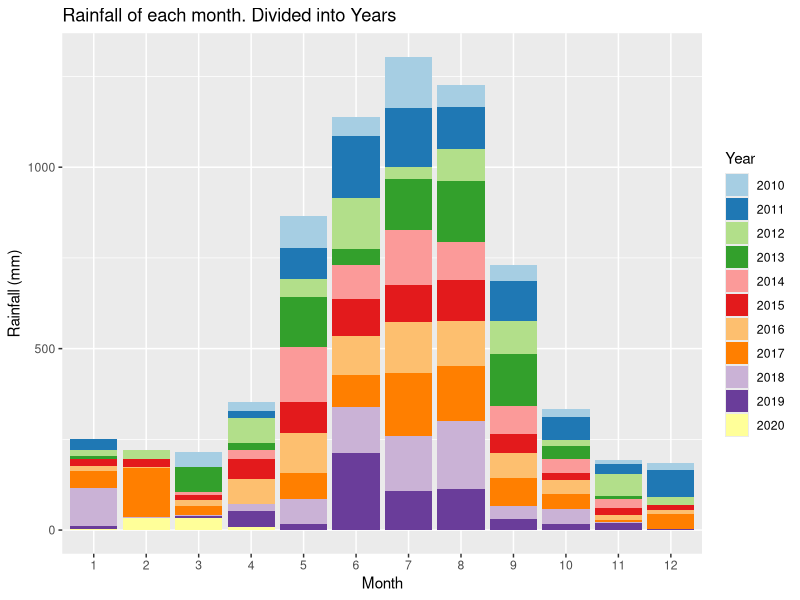
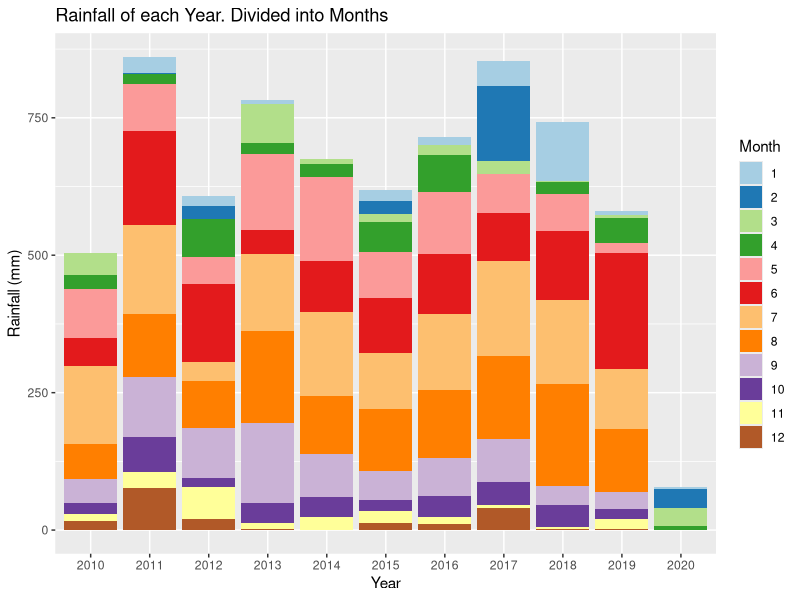
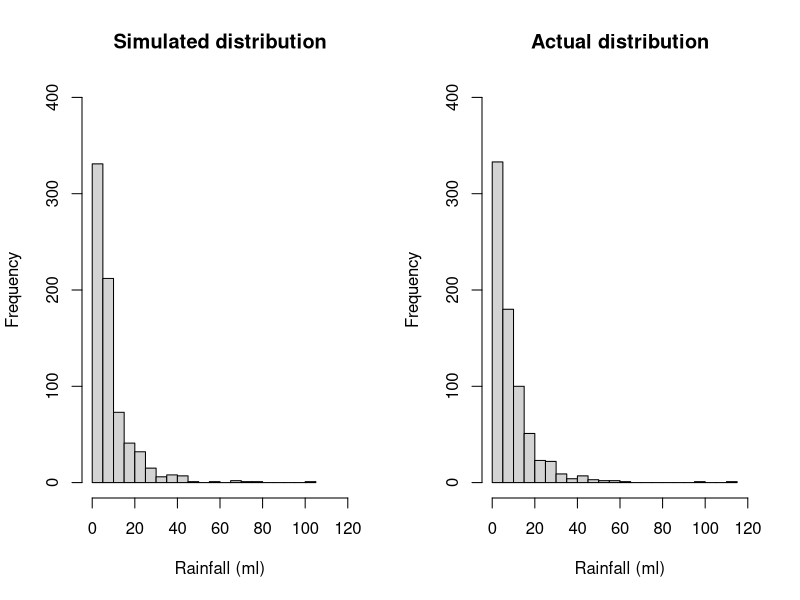
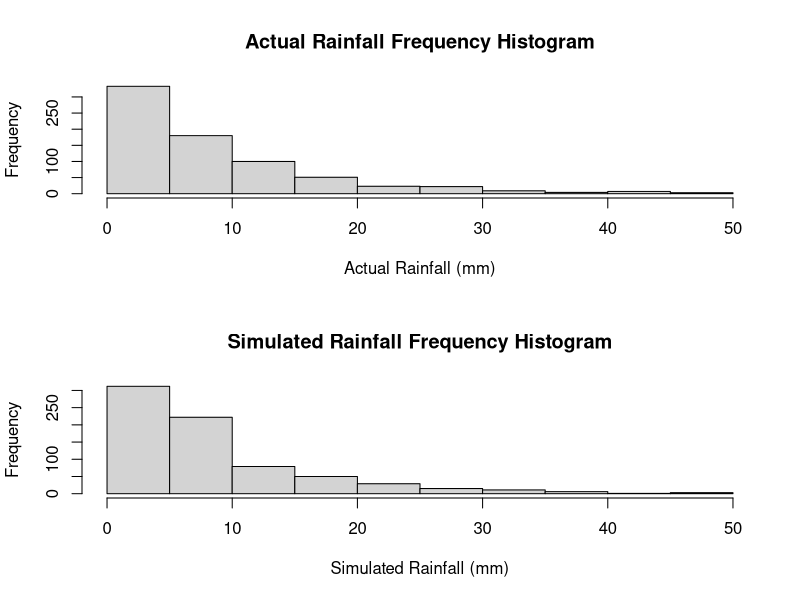
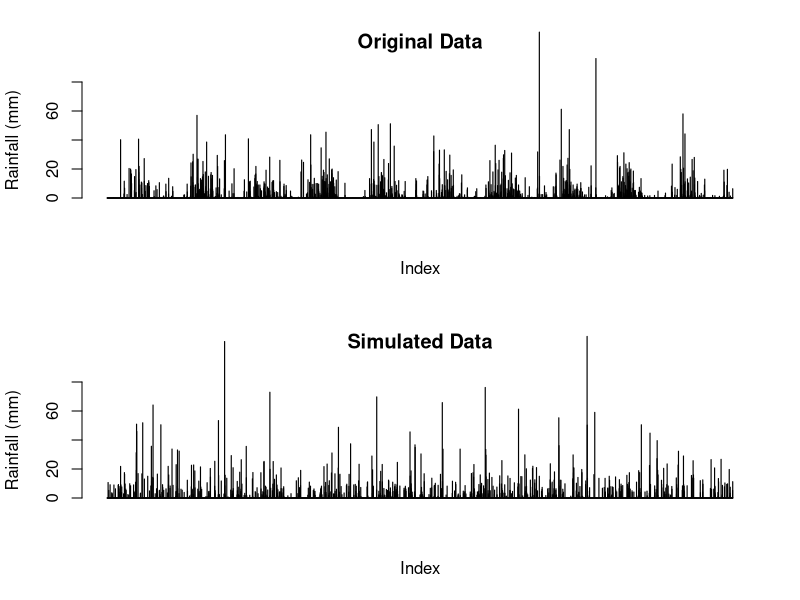
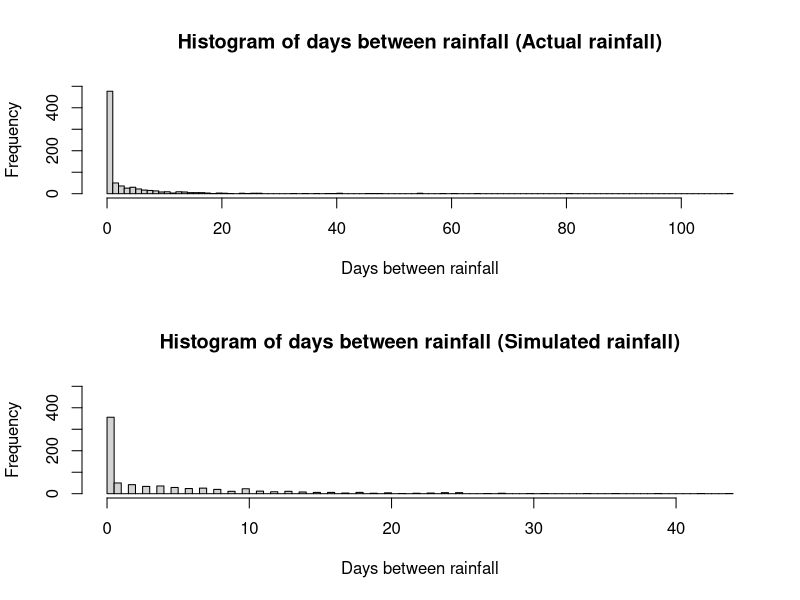
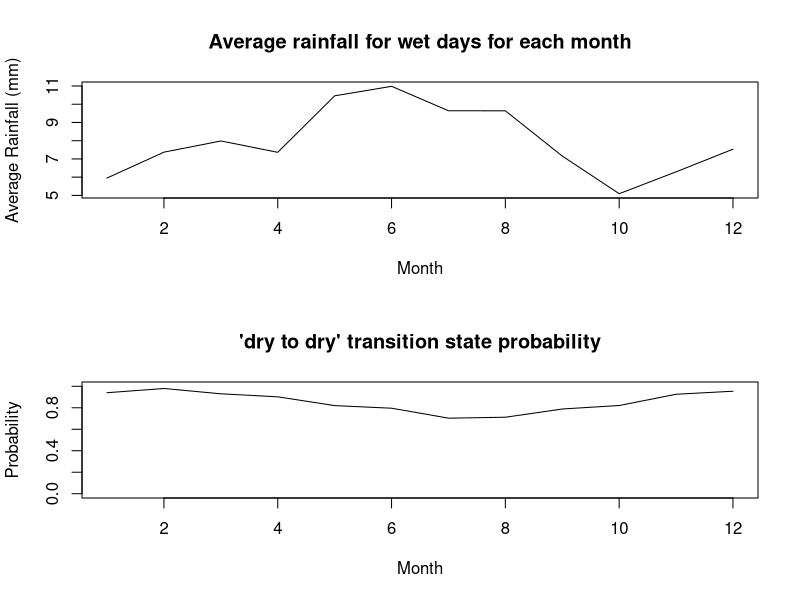
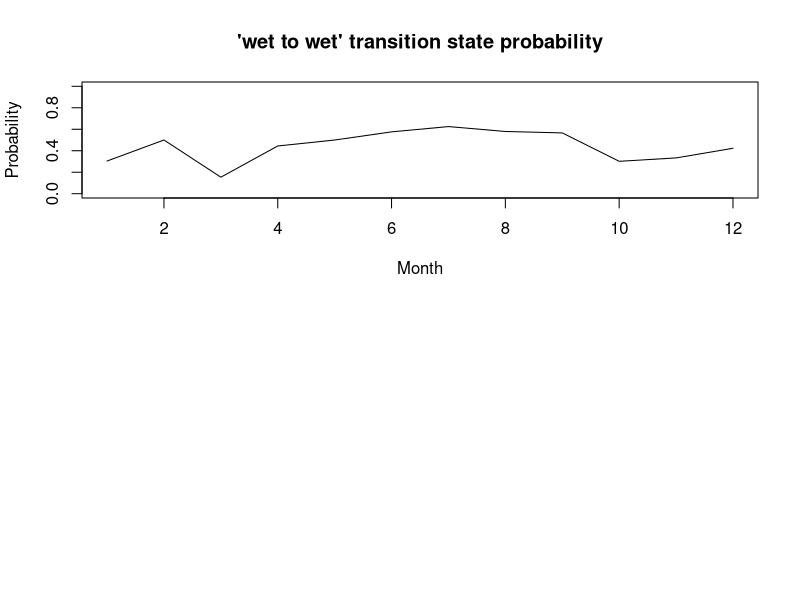

The R script that drew these images, in order: (Note: this script raises an error after producing the figures.)
## ---- chunk 1
knitr::opts_chunk$set(echo = TRUE)
## ---- chunk 2
# Reading in the data from the csv file
data <-  read.csv("IDCJAC0009_009225_1800_Data.csv")
weather_data <- data
weather_data <- weather_data[which(is.na(weather_data$Rainfall.amount..millimetres.) == FALSE),] # excluding rows with no rainfall record made 
## ---- chunk 3
weather_data$date <- do.call(paste, c(weather_data[c("Day", "Month", "Year")], sep = "-")) # creating a column that contains the date for easy indentification
## ---- chunk 4
# function to categorise day as either 'wet' or 'dry' for the Markov Chain functions
state <- function(x){
  stateList <- c()
  for(ii in 1:length(x)){
    if(x[ii] < 1){
      stateList <- c(stateList, "dry")
    }
    if(x[ii] >= 1){
      stateList <- c(stateList, "wet")
    }
  }
  return(stateList)
}
weather_data$state <- state(weather_data$Rainfall.amount..millimetres.)
## ---- chunk 5
head(weather_data[,c('Rainfall.amount..millimetres.','state')], 10)
## ---- chunk 6
# function establishing Markov Chain transition state. Establishing the relationship between the rainfall of a given day and the day before it.
transitionState <- function(x){
  transitionStateList <- c('') #can't find transition state of first observation
  for(i in 2:length(x)){
    if(x[i] == "dry"){
      if (x[i-1] == "dry"){
        transitionStateList <- c(transitionStateList, "DryToDry")
      }
      else {
        transitionStateList <- c(transitionStateList, "WetToDry")
      }
    }
    if(x[i] == "wet"){
      if (x[i-1] == "dry"){
        transitionStateList <- c(transitionStateList, "DryToWet")
      }
      else {
        transitionStateList <- c(transitionStateList, "WetToWet")
      }
    }
  }
  return(transitionStateList)
}
weather_data$transitionState <- transitionState(weather_data$state)
## ---- chunk 7
head(weather_data[,c('Rainfall.amount..millimetres.','state', 'transitionState')], 10)
## ---- chunk 8
train_data <- subset(weather_data, Year >= 2010) # only look at the most recent, relevant data.
library(ggplot2)
library(RColorBrewer)

# explorative plots investigating the distribution of rainfall across months and years

# Plotting the rainfall data (grouped by years and months)
# Distribution of rainfall by month (segmented by year)
ggplot(train_data, aes(x = factor(Month), y = Rainfall.amount..millimetres., fill = factor(Year))) + 
  geom_bar(stat = "identity") + 
  scale_fill_brewer(palette = "Paired") + 
  xlab("Month")+
  ylab("Rainfall (mm)")+
  labs(fill = "Year")+
  ggtitle("Rainfall of each month. Divided into Years")
# There does appear to be a rough distribution of rainfall by month. Most years May, June, July, August, and September (month 5-9) have the most rain. There are outliers

ggplot(train_data, aes(x = factor(Year), y = Rainfall.amount..millimetres., fill = factor(Month))) + 
  geom_bar(stat = "identity") + 
  scale_fill_brewer(palette = "Paired") + 
  xlab("Year")+
  ylab("Rainfall (mm)")+
  labs(fill = "Month")+
  ggtitle("Rainfall of each Year. Divided into Months")
# There does not appear to be any obvious pattern in the rainfall across the 10 years (note. 2020 only contains 4 months of data, hence the low rainfall). The average looks to be around 650-700 mm. 
## ---- chunk 9
table(train_data$Month, train_data$Year) # only four months of data in 2020
## ---- chunk 10
#Calculating transition state probabilities, in general (no respect to month or season)
weatherTable <- table(train_data$transitionState)
weatherTable

probWetToWet = weatherTable['WetToWet'] / (weatherTable['WetToWet'] + weatherTable['WetToDry'])
probWetToWet

probDryToDry = weatherTable['DryToDry'] / (weatherTable['DryToDry'] + weatherTable['DryToWet'])
probDryToDry
## ---- chunk 11
#Basic generator (No seasonal variation)

#calculated above
generateRainfallBasic <- function(genLength){
  currentState = "dry" # Years start with very little rain, so more likely to start dry
  rainAmountList <- c()
  for (i3 in 1:genLength){
    if (currentState == "dry"){
      if (runif(1) < probDryToDry){
        currentState = "dry"
      }
      else{
        currentState = "wet"
      }
    }
    else if (currentState == "wet"){
      if (runif(1) < probWetToWet){
        currentState = "wet"
      }
      else{
        currentState = "dry"
      }
    }
    #generating amount of rainfall if state is wet, else 0
    if (currentState == "wet"){
      rainAmount <- 5.66*exp(rnorm(1))
      rainAmountList <- c(rainAmountList, rainAmount)
    }
    else{
      rainAmountList <- c(rainAmountList, 0)
    }
  }
  return(rainAmountList)
}
## ---- chunk 12
#comparing log-normal against actual data, veeerryyyy close fit, will use log-normal for rainfall sim
par(mfrow=c(1,2))
p1 <- 5.66*exp(rnorm(732))
hist(p1, breaks = 30, xlim = c(0,120), ylim = c(0,400), main = "Simulated distribution", xlab = "Rainfall (ml)")

p2 <- train_data$Rainfall.amount..millimetres.[train_data$Rainfall.amount..millimetres.>1]
hist(p2, breaks = 30, xlim = c(0,120), ylim = c(0,400), main = "Actual distribution", xlab = "Rainfall (ml)")

mean(p1)
mean(p2)
## ---- chunk 13
#Basic generator tests
testRainfall = generateRainfallBasic(3761)

par(mfrow=c(2,1))
hist(train_data$Rainfall.amount..millimetres.[train_data$Rainfall.amount..millimetres.>1 & train_data$Rainfall.amount..millimetres.<50], xlab = "Actual Rainfall (mm)", main = "Actual Rainfall Frequency Histogram")
hist(testRainfall[testRainfall > 1 & testRainfall <50], xlab = "Simulated Rainfall (mm)", main = "Simulated Rainfall Frequency Histogram")

par(mfrow=c(2,1))
barplot(train_data$Rainfall.amount..millimetres., ylim = c(0,80), main = "Original Data", ylab = "Rainfall (mm)", xlab = "Index")
barplot(testRainfall, ylim = c(0,80), main = "Simulated Data", ylab = "Rainfall (mm)", xlab = "Index")
## ---- chunk 14
daysBetweenRain <- function(input){
  returnList <- c()
  currentLength <- 0
  for (i in input){
    if (i<1){
      currentLength <- currentLength + 1
    }
    else{
      returnList <- c(returnList, currentLength)
      currentLength <- 0
    }
  }
  return(returnList)
  }
## ---- chunk 15
hist(daysBetweenRain(train_data$Rainfall.amount..millimetres.)[train_data$Rainfall.amount..millimetres.>-1], main = "Histogram of days between rainfall (Actual rainfall)", breaks = 100, xlab = "Days between rainfall", ylim = c(0,500))
hist(daysBetweenRain(testRainfall)[daysBetweenRain(testRainfall)>-1], main = "Histogram of days between rainfall (Simulated rainfall)", breaks = 100, xlab = "Days between rainfall", ylim = c(0,500))
## ---- chunk 16
#Calculates the transition probabilities for each month
probTransStatesMonth <- function(input_data){
  transitonStatesMonthsFrame <- data.frame(list(rep(0, 12), list(rep(0, 12), list(rep(0,    12), list(rep(0, 12)))))) #Initialises 12x4 frame filled with zeroes (4 columns for each transition state, 12 rows for each month)
  names(transitonStatesMonthsFrame) <- c('DryToDry', 'DryToWet', 'WetToDry', 'WetToWet')

  #Makes the dataframe with the count of each transition state with each month
  for (i4 in 1:dim(input_data)[1]){
    tempTransitionState <- input_data[i4, 'transitionState']
    tempMonth <- input_data[i4, 'Month'] 
    transitonStatesMonthsFrame[tempMonth, tempTransitionState] <- transitonStatesMonthsFrame[tempMonth, tempTransitionState]+1 # increase count of tempTransitionState for month tempMonth by 1
  }

  #Calculates the transition state probabilities for each month in the data frame
  probTransitonStatesMonthsFrame <- transitonStatesMonthsFrame
  for (i in 1:dim(transitonStatesMonthsFrame)[1]){
  
    probTransitonStatesMonthsFrame[i, 'DryToDry'] <- transitonStatesMonthsFrame[i, 'DryToDry'] / (transitonStatesMonthsFrame[i, 'DryToDry'] + transitonStatesMonthsFrame[i, 'DryToWet'])
  
    probTransitonStatesMonthsFrame[i, 'DryToWet'] <- transitonStatesMonthsFrame[i, 'DryToWet'] / (transitonStatesMonthsFrame[i, 'DryToDry'] + transitonStatesMonthsFrame[i, 'DryToWet'])
    
    probTransitonStatesMonthsFrame[i, 'WetToDry'] <- transitonStatesMonthsFrame[i, 'WetToDry'] / (transitonStatesMonthsFrame[i, 'WetToDry'] + transitonStatesMonthsFrame[i, 'WetToWet'])
    probTransitonStatesMonthsFrame[i, 'WetToWet'] <- transitonStatesMonthsFrame[i, 'WetToWet'] / (transitonStatesMonthsFrame[i, 'WetToDry'] + transitonStatesMonthsFrame[i, 'WetToWet'])
    # this data frame 'probTransitionStatesMonthsFrame' will be called directly in the generator, so must be called as such when exported
  }
  return(probTransitonStatesMonthsFrame)
}
## ---- chunk 17
probTransitonStatesMonthsFrame <- probTransStatesMonth(train_data)
head(probTransitonStatesMonthsFrame, 10)
## ---- chunk 18
#testing average rainfall when its rains in each month, and for wettowet vs drytowet transitions.
test_w2w <- train_data$Rainfall.amount..millimetres.[train_data$transitionState == "WetToWet"]
test_d2w <- train_data$Rainfall.amount..millimetres.[train_data$transitionState == "DryToWet"]
mean(test_w2w)
mean(test_d2w)
wilcox.test(test_d2w, test_w2w)
#since resulting wilcox test p-value is 0.85, we conclude that theres no difference in rainfall depending on the transition state, and do not need to include it in our model.

test_rainfallPerMonth <- train_data[train_data$state == "wet",c(4,6)]
kruskal.test(Rainfall.amount..millimetres. ~ Month, data = test_rainfallPerMonth)
#p-val = 0.00016, therefore difference between average rainfall for each month

## ---- chunk 19
#calculating the mean rainfall when it rains for each month, to change how much it rains according to the generator later on. Limited to less than 60 mls as the dataset is not large enough for large rainfall amounts (such as 114ml in feburary) to not throw the mean off.
rainMonthData <- c()
for (i in 1:12){
  temp<- train_data$Rainfall.amount..millimetres.[train_data$state == "wet" & train_data$Month == i & train_data$Rainfall.amount..millimetres. < 60]
  rainMonthData <- c(rainMonthData, list(temp))
  rm(temp)
}

rainfallAvgMonth <- sapply(rainMonthData, mean)

## ---- chunk 20
plot(c(1:12), rainfallAvgMonth, type = "l", xlab = "Month", ylab = "Average Rainfall (mm)", main = "Average rainfall for wet days for each month")
## ---- chunk 21
#How the transition state probabilities vary for each month
plot(probTransitonStatesMonthsFrame$DryToDry, ylim = c(0,1), xlab = "Month", main = "'dry to dry' transition state probability", type = 'l', ylab = "Probability")
plot(probTransitonStatesMonthsFrame$WetToWet, ylim = c(0,1), xlab = "Month", main = "'wet to wet' transition state probability", type = 'l', ylab = "Probability")
## ---- chunk 22
#Weather generator accounting  for seasonal variation of transition states or something i hope
#This is just a regular version of basic generator it's mostly the same in fact if i forget to even do this it is the same

generateRainfallSeasonal <- function(input){
  # input must be weather_data or a subset of weather_data
  currentState = "dry" #can make this into a random choice later
  rainAmountList <- c()
  for (i5 in 1:dim(input)[1]){
    if (currentState == "dry"){
      if (runif(1) < probTransitonStatesMonthsFrame[input[i5, 'Month'], 'DryToDry']){ #now inputs depending on the month of input
        currentState = "dry"
      }
      else{
        currentState = "wet"
      }
    }
    else if (currentState == "wet"){
      if (runif(1) < probTransitonStatesMonthsFrame[input[i5, 'Month'], 'WetToWet']){
        currentState = "wet"
      }
      else{
        currentState = "dry"
      }
    }                                   
    #generating amount of rainfall if state is wet, else 0
    if (currentState == "wet"){
      #rainAmount <- 5.66*exp(rnorm(1)) #now log-normal dist, 5 used because is close to mean of weather_data's / the mean of what exp(rnorm(1)) is by default /// Old Version 
      rainAmount <- rainfallAvgMonth[input[i5, 'Month']]*exp(rnorm(1))/1.648 
      #average of exp(rnorm(1)) is ~1.648, so we divide by that so the average of each month will just be the actual average calculated from rainfallAvgMonth.
      rainAmountList <- c(rainAmountList, rainAmount)
    }
    else{
      rainAmountList <- c(rainAmountList, 0)
    }
  }
  return(rainAmountList)
}
## ---- chunk 23
#testing code for seasonal generator
inputSeasonalRainfall <- dplyr::select(train_data, 'Year', 'Month', 'Day') #using existing train data's dates to input to function, instead of putting in just how many to generate
testSeasonalRainfall = generateRainfallSeasonal(inputSeasonalRainfall)
## ---- chunk 24
plot_seasonal_data <- function(training_data_input,seasoned_data_rainfall, title){
  par(mfrow=c(2,1))
  barplot(training_data_input$Rainfall.amount..millimetres., ylim = c(0,80), main = c("Original Data", title), ylab = "Rainfall (mm)", xlab = "Index")
  barplot(seasoned_data_rainfall, ylim = c(0,80), main = c("Simulated Seasonal Data", title), ylab = "Rainfall (mm)", xlab = "Index")
}
plot_seasonal_data(train_data,testSeasonalRainfall, "(Perth)")
## ---- chunk 25
hist(daysBetweenRain(train_data$Rainfall.amount..millimetres.)[train_data$Rainfall.amount..millimetres.>-1], main = "Histogram of days between rainfall (Actual rainfall)", breaks = 100, xlab = "Days between rainfall", ylim = c(0,500))
hist(daysBetweenRain(testSeasonalRainfall)[daysBetweenRain(testSeasonalRainfall)>-1], main = "Histogram of days between rainfall (Simulated rainfall)", breaks = 100, xlab = "Days between rainfall", ylim = c(0,500))
## ---- chunk 26
wilcox.test(daysBetweenRain(testSeasonalRainfall), daysBetweenRain(train_data$Rainfall.amount..millimetres.))
mean(daysBetweenRain(testSeasonalRainfall)); mean(daysBetweenRain(train_data$Rainfall.amount..millimetres.))
sd(daysBetweenRain(testSeasonalRainfall)); sd(daysBetweenRain(train_data$Rainfall.amount..millimetres.))
## ---- chunk 27
#comparing log-normal against actual data, veeerryyyy close fit, will use log-normal for rainfall sim
p1 <- 5.66*exp(rnorm(732))
p1 <- p1[p1>1]
hist(p1, breaks = 30, xlim = c(0,120), ylim = c(0,400), main = "Simulated distribution")

p2 <- train_data$Rainfall.amount..millimetres.[train_data$Rainfall.amount..millimetres.>1]
hist(p2, breaks = 30, xlim = c(0,120), ylim = c(0,400), main = "actual distribution")
## ---- chunk 28
set.seed(100345)
sampID <- sample.int(nrow(train_data), size = 0.8*nrow(train_data), replace = FALSE)
train_data <- train_data[sampID,] # 80% of data for training
test_data <- train_data[-sampID,] # 20% for testing
## ---- chunk 29
probTransitonStatesMonthsFrame <- probTransStatesMonth(train_data) # retraining seasonal generator probTransitionStatesMonthsFrame with new training data (now only 80% of the original train_data)
# calucating the new average rainfall for each month
rainMonthData <- c()
for (i in 1:12){
  temp<- train_data$Rainfall.amount..millimetres.[train_data$state == "wet" & train_data$Month == i & train_data$Rainfall.amount..millimetres. < 60]
  rainMonthData <- c(rainMonthData, list(temp))
  rm(temp)
}
rainfallAvgMonth <- sapply(rainMonthData, mean)
## ---- chunk 30
#generates a simulation with the same number of observations as test_data (20% of the total data)
testSeasonalRainfall20 = generateRainfallSeasonal(test_data) 
## ---- chunk 31
par(mfrow = c(2, 1))
barplot(testSeasonalRainfall20, ylab = "Rainfall (mm)", xlab = "index", main = "Simulated data")
barplot(test_data$Rainfall.amount..millimetres., ylab = "Rainfall (mm)", xlab  = "index", main = "Actual data")
## ---- chunk 32
# Wilcoxon signed rank test
WT <- wilcox.test(testSeasonalRainfall20, test_data$Rainfall.amount..millimetres., paired=T)
print("Wilcoxon rank sum p-value")
WT$p.value
# paired student t test
TT <- t.test(testSeasonalRainfall20, test_data$Rainfall.amount..millimetres., paired=T)
print("t-test p-value")
TT$p.value
## ---- chunk 33
train_data <- subset(weather_data, Year >= 2010)
train10_data <- subset(weather_data, Year >= 2009 & Year < 2019)
data_2019 <- subset(weather_data, Year == 2019)
## ---- chunk 34
probTransitonStatesMonthsFrame <- probTransStatesMonth(train10_data) # retraining seasonal generator probTransitionStatesMonthsFrame with train10_data
set.seed(10356)
monthList <- subset(weather_data, Year == 2019) # a year that isn't a leap year to get the month list, as generation algorithm only requires months
monthList <- monthList['Month']
testSeasonalRainfall10 <- generateRainfallSeasonal(monthList)
## ---- chunk 35
#compare generated year against 2019
par(mfrow = c(2,1))
barplot(testSeasonalRainfall10, xlab = "Index", ylab = "Rainfall (mm)", main = "Simulated Rainfall")
barplot(data_2019$Rainfall.amount..millimetres., xlab = "Index", ylab = "Rainfall (mm)", main = "2019 Rainfall")
## ---- chunk 36
# check other years for comparison
par(mfrow = c(3,2))
barplot(testSeasonalRainfall10, xlab = "Index", ylab = "Rainfall (mm)", main = "Simulated Rainfall")
year <- subset(weather_data, Year == 2015)
barplot(year$Rainfall.amount..millimetres., xlab = "Index", ylab = "Rainfall (mm)", main = "2015 Rainfall")
year <- subset(weather_data, Year == 2008)
barplot(year$Rainfall.amount..millimetres., xlab = "Index", ylab = "Rainfall (mm)", main = "2008 Rainfall")
year <- subset(weather_data, Year == 2015)
barplot(year$Rainfall.amount..millimetres., xlab = "Index", ylab = "Rainfall (mm)", main = "2017 Rainfall")
year <- subset(weather_data, Year == 2007)
barplot(year$Rainfall.amount..millimetres., xlab = "Index", ylab = "Rainfall (mm)", main = "2007 Rainfall")
year <- subset(weather_data, Year == 2013)
barplot(year$Rainfall.amount..millimetres., xlab = "Index", ylab = "Rainfall (mm)", main = "2013 Rainfall")
rm(year)
## ---- chunk 37
# Creates a graph of difference in rainfall for years, weeks, months, years to see if there are any potential patterns.
# Creates a list of the weekly rainfall
RainfallWeekly <- data.frame("Rainfall (mm)", "Week")
colnames(RainfallWeekly) <- c("Rainfall (mm)", "Week")
RainfallWeekly$`Rainfall (mm)` <- as.numeric(RainfallWeekly$`Rainfall (mm)`)
RainfallWeekly$Week <- as.numeric(RainfallWeekly$Week)
week = 1
weekRain = 0
for(ii in c(1: nrow(weather_data))){
  weekRain = weekRain + weather_data[ii, 6] # rainfall amount for that row
  
  if(ii%%7 == 0){ # every 7th row
    RainfallWeekly[(ii/7), 1] <- weekRain # 1 row of RainfallWeekly created every 7 rows (1 weeks) - inserting rainfall total for that week
    RainfallWeekly[(ii/7), 2] <- week
    week = week + 1
    weekRain = 0 # clear total rainfall to prepare for next week
  }
}
## ---- chunk 38
RainfallWeeklyDiff <- data.frame(c(1:(nrow(RainfallWeekly)-1)), c(1:(nrow(RainfallWeekly)-1))) # data frame with two columns, one less row than RainfallWeekly
colnames(RainfallWeeklyDiff) <- c("Rainfall diff (mm)", "Week")
RainfallWeeklyDiff$`Rainfall diff (mm)` <- diff(RainfallWeekly$`Rainfall (mm)`) # change in weeks
## ---- chunk 39
# plot first 700 weeks first against the difference in rainfall, and then the rainfall per week
par(mfrow = c(4,1))
plot(RainfallWeeklyDiff[c(1:350), 2], RainfallWeeklyDiff[c(1:350), 1], xlab = "week", ylab = "change in rainfall (mm)", cex = 2, type = "b", main = "Difference in rainfall (mm) by week")
plot(RainfallWeekly[c(1:350), 2], RainfallWeekly[c(1:350), 1], xlab = "week", ylab = "rainfall (mm)", type = "l", main = "Rainfall (mm) by week")
plot(RainfallWeeklyDiff[c(351:700), 2], RainfallWeeklyDiff[c(351:700), 1], xlab = "week", ylab = "change in rainfall (mm)", cex = 2, type = "b", main = "Difference in rainfall (mm) by week")
plot(RainfallWeekly[c(351:700), 2], RainfallWeekly[c(351:700), 1], xlab = "week", ylab = "rainfall (mm)", type = "l", main = "Rainfall (mm) by week")
## ---- chunk 40
# might remove this, already show first 700 weeks

# plot second 700 weeks first against the difference in rainfall, and then the rainfall per week
par(mfrow = c(4,1))
plot(RainfallWeeklyDiff[c(701:1050), 2], RainfallWeeklyDiff[c(701:1050), 1], xlab = "week", ylab = "change in rainfall (mm)", cex = 2, type = "b")
plot(RainfallWeekly[c(701:1050), 2], RainfallWeekly[c(701:1050), 1], xlab = "week", ylab = "rainfall (mm)", type = "l")
plot(RainfallWeeklyDiff[c(1051:1414), 2], RainfallWeeklyDiff[c(1051:1414), 1], xlab = "week", ylab = "change in rainfall (mm)", cex = 2, type = "b")
plot(RainfallWeekly[c(1051:1414), 2], RainfallWeekly[c(1051:1414), 1], xlab = "week", ylab = "rainfall (mm)", type = "l")
## ---- chunk 41
rainSort_2019 <- data_2019$Rainfall.amount..millimetres.
# qqplot before removing 'dry' days
par(mfrow=c(1,2))
qqnorm(rainSort_2019, pch = 1, frame = F, main = "Normal Q-Q Plot of Rainfall 2019 (including dry days)")
qqline(rainSort_2019, col = "red", lwd = 2)
rainSort_2019 <- rainSort_2019[which(rainSort_2019 != 0)]
# qqplot after removing 'dry' days
qqnorm(rainSort_2019, pch = 1, frame = F, main = "Normal Q-Q Plot of Rainfall 2019 (excluding dry days)")
qqline(rainSort_2019, col = "red", lwd = 2)

# data is not normally distributed
rm(rainSort_2019)
## ---- chunk 42
# Function that returns the sum of ranks of difference (w+ and w-) that are part of the Wilcoxon signed rank calculations
returnRanks <- function(simulated, actual){
  diffs <- (simulated - actual)
  diffs <- diffs[diffs != 0]
  posDifs <- which(diffs > 0)
  negDiffs <- which(diffs < 0)
  rank <- rank(abs(diffs))
  rankPosDiff <- sum(rank[posDifs])
  rankNegDiff <- sum(rank[negDiffs]) 
  return(c(rankPosDiff, rankNegDiff))
}

## ---- chunk 43
wilcox <- function(seed, year){
  set.seed(seed)
  rainYear <- subset(weather_data, Year == year) # a year that isn't a leap year to get the month list, as generation algorithm only requires months
  monthList <- rainYear['Month']
  simRainfall <- generateRainfallSeasonal(monthList)

  # test of testSeasonalRainfall10 against 2019 rainfall (testSeasonalRainfall10 was simulation of 2019 rainfall)
  print(wilcox.test(rainYear$Rainfall.amount..millimetres., simRainfall, paired = T, alternative = "t", conf.int = T, conf.level = 0.95))
  WP <- wilcox.test(rainYear$Rainfall.amount..millimetres., simRainfall, paired = T, alternative = "t", conf.int = T, conf.level = 0.95)
  cat("P-value is",WP$p.value,"\n")

  # manual calculation of Wilcoxon signed rank values 

  sumRanks <- returnRanks(simRainfall, rainYear$Rainfall.amount..millimetres.)
  cat(sumRanks[1], "is the sum of the ranks of the positive differences","\n")
  cat(sumRanks[2], "is the sum of the ranks of the negative differences","\n")

}
wilcox(404567, 2019)
## ---- chunk 44
wilcox(12345, 2019)
wilcox(347876, 2019)
wilcox(3456789, 2019)
## ---- chunk 45
# looking at the four total simulations created, there is generally no significant different between the simulated rainfall and the actual rainfall. 
# However looking at rankPosDiff and rankNegDiff calculated for each (the sum of the ranks of the positive and negative differences between the simulated and actual data respectively), the simulated rainfall was consistently larger than the actual data 
# The reason for this is likely because 2019 had a very small amount of rainfall compared to the rest of the years.
sum(train10_data$Rainfall.amount..millimetres.)/10 #/10 to get average of 10 years of rain data
sum(rain2019$Rainfall.amount..millimetres.)
## ---- chunk 46
rain2019 <- subset(weather_data, Year == 2019)
simRainfall2019 <- generateRainfallSeasonal(rain2019)
median(simRainfall2019)
median(rain2019$Rainfall.amount..millimetres.)

# given the number of dry days, it makes sense that the median's would be very similar in the Wilcoxon Signed Rank test
# To perform the Wilcoxon Signed Rank test we remove those dates from testSeasonalRainfall10
# 2019 is a non leap year so February will have 28 days
#October 5th and December 19th are missing, so we remove them

# Test of simRainfall2019 against 2019 rainfall (testSeasonalRainfall10 was simulation of 2019 rainfall)
wilcox.test(simRainfall2019, rain2019$Rainfall.amount..millimetres., paired = T, alternative = "t")

# Since the p-value is relatively high, it can be concluded that there is no significant diference between the simulated 2019 data and the actual 2019 data. 
# While the simulation may not be an accurate prediction of 2019 (as seen in the barplots), the simulation was also not logically flawed, as there is not a significant difference between the median of the simulation and the median of the actual.
#Furthermore, a qucik comparison of the medians in the Wilcoxon Signed Rank test shows that (as expected) they are also very similar.
cat("Median of actual and simulated rainfall respectively: ", median(rain2019$Rainfall.amount..millimetres.), median(simRainfall2019))
rm(simRainfall2019)
## ---- chunk 47
# looking at 2013 data (which had a larger than average amount of rain)
rain2013 <- subset(weather_data, Year == 2013)
monthList <- subset(weather_data, Year == 2013) # A year that isn't a leap year to get the month list, as generation algorithm only requires months
monthList <- monthList['Month']
simRainfall2013 <- generateRainfallSeasonal(monthList)
wilcox.test(simRainfall2013, rain2013$Rainfall.amount..millimetres., paired = T, conf.int = T, conf.level = 0.95)

par(mfrow = c(2,1))
barplot(simRainfall2013, xlab = "Index", ylab = "Rainfall (mm)", main = "Simulated Rainfall")
barplot(rain2013$Rainfall.amount..millimetres., xlab = "Index", ylab = "Rainfall (mm)", main = "2013 Rainfall")

diffs <- (simRainfall2013 - rain2013$Rainfall.amount..millimetres.)
diffs <- diffs[diffs != 0]
posDifs <- which(diffs > 0)
negDiffs <- which(diffs < 0)
rank <- rank(abs(diffs))
rankPosDiff <- sum(rank[posDifs])
rankNegDiff <- sum(rank[negDiffs]) 

rankPosDiff
rankNegDiff
mean(diffs)
## ---- chunk 48
# Reading in the data from the csv file for the Sydney Location
data2 <-  read.csv("IDCJAC0009_066062_1800_Data.csv")
weather_data2 <- data2

weather_data2 <- weather_data2[which(is.na(weather_data2$Rainfall.amount..millimetres.) == FALSE),] #excluding rows with no rainfall record made
weather_data2$date2 <- do.call(paste, c(weather_data2[c("Day", "Month", "Year")], sep = "-")) #creating a column that contains the date for easy indentification
weather_data2$state <- state(weather_data2$Rainfall.amount..millimetres.)
weather_data2$transitionState <- transitionState(weather_data2$state)
train_data2 <- subset(weather_data2, Year >= 2010)
inputSeasonalRainfall2 <- dplyr::select(train_data2, 'Year', 'Month', 'Day')
## ---- chunk 49
train_data2 <- subset(weather_data2, Year >= 2010)
train10_data2 <- subset(weather_data2, Year >= 2009 & Year < 2019)
data_2019_2 <- subset(weather_data2, Year == 2019)

probTransitonStatesMonthsFrame <- probTransStatesMonth(train10_data2) # retraining seasonal generator probTransitionStatesMonthsFrame with train10_data
testSeasonalRainfall2 = generateRainfallSeasonal(inputSeasonalRainfall2)
plot_seasonal_data(train_data2,testSeasonalRainfall2, "(Sydney)")
## ---- chunk 50
probTransitonStatesMonthsFrame <- probTransStatesMonth(train10_data2) # retraining seasonal generator probTransitionStatesMonthsFrame with train10_data
set.seed(10546)
monthList_2 <- data_2019_2 # a year that isn't a leap year to get the month list, as generation algorithm only requires months
monthList_2 <- monthList_2['Month']
testSeasonalRainfall10_2 <- generateRainfallSeasonal(monthList_2)
## ---- chunk 51
#Compare Generated year against 2019
par(mfrow = c(2,1))
barplot(testSeasonalRainfall10, xlab = "Index", ylab = "Rainfall (mm)", main = "Simulated Rainfall")
barplot(data_2019$Rainfall.amount..millimetres., xlab = "Index", ylab = "Rainfall (mm)", main = "2019 Rainfall")
# Conclusion and summary of the findings:
